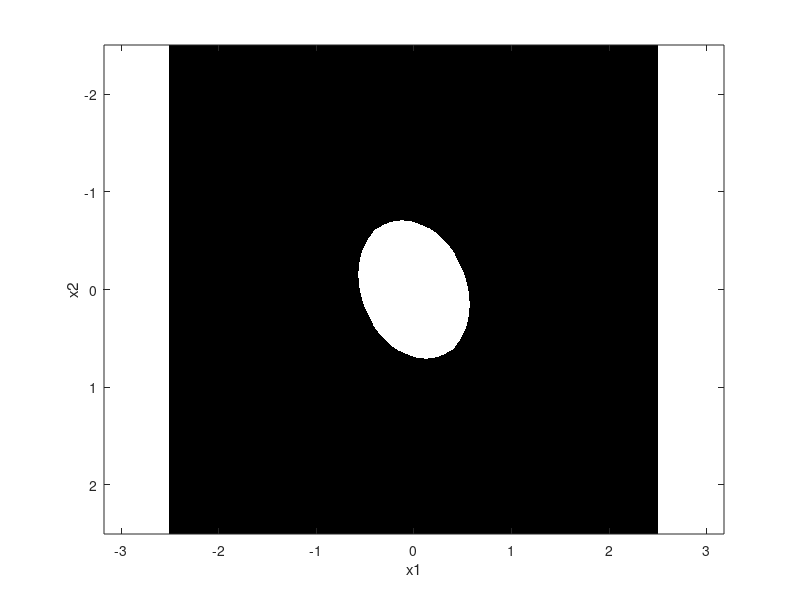

Write the MATLAB code that produced this figure.
c1 = [2.2547
   -0.7851
    1.4554];
x1 = -2.5:0.01:2.5;
x2 = x1;
[X1, X2] = meshgrid(x1, x2);
V = X1.^2*c1(1)+X1.*X2*c1(2)+X2.^2*c1(3);
surf(X1,X2,V)
condition1 = V <= 0.7;
condition2 = V >= 0;
output = ones(length(x1),length(x2));
output(~(condition1&condition2)) = 0;
imshow(output,'xdata',x1,'ydata',x2);
axis equal;
axis on;
xlabel('x1');
ylabel('x2');